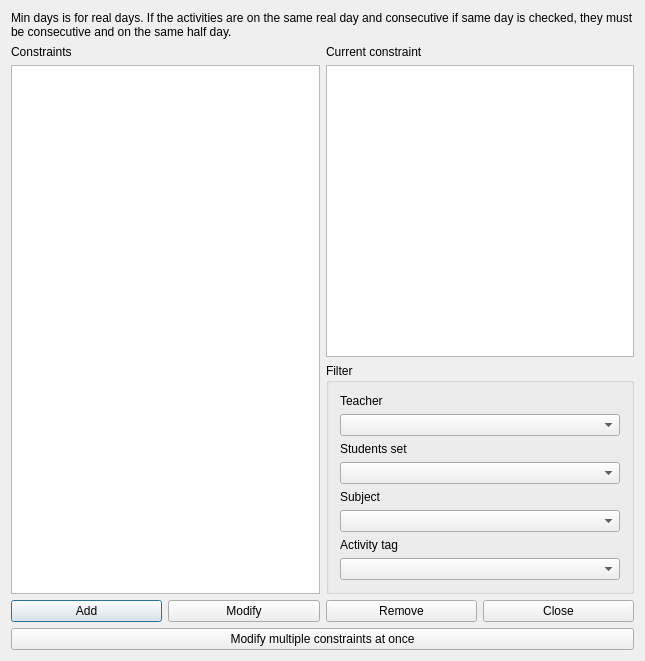
<?xml version="1.0" encoding="UTF-8"?>
<ui version="4.0">
 <class>ConstraintMinDaysBetweenActivitiesForm_template</class>
 <widget class="QDialog" name="ConstraintMinDaysBetweenActivitiesForm_template">
  <property name="geometry">
   <rect>
    <x>0</x>
    <y>0</y>
    <width>645</width>
    <height>661</height>
   </rect>
  </property>
  <property name="windowTitle">
   <string extracomment="This is the title of the dialog to see the list of all constraints of this type">Constraints min days between activities</string>
  </property>
  <layout class="QGridLayout" name="gridLayout_2">
   <item row="0" column="0">
    <widget class="QLabel" name="instructionsLabel">
     <property name="sizePolicy">
      <sizepolicy hsizetype="Minimum" vsizetype="Minimum">
       <horstretch>0</horstretch>
       <verstretch>0</verstretch>
      </sizepolicy>
     </property>
     <property name="text">
      <string>Min days is for real days. If the activities are on the same real day and consecutive if same day is checked, they must be consecutive and on the same half day.</string>
     </property>
     <property name="wordWrap">
      <bool>true</bool>
     </property>
    </widget>
   </item>
   <item row="1" column="0">
    <layout class="QHBoxLayout" name="horizontalLayout_2">
     <item>
      <layout class="QVBoxLayout" name="verticalLayout">
       <item>
        <widget class="QLabel" name="constraintsTextLabel">
         <property name="frameShape">
          <enum>QFrame::NoFrame</enum>
         </property>
         <property name="frameShadow">
          <enum>QFrame::Plain</enum>
         </property>
         <property name="text">
          <string>Constraints</string>
         </property>
         <property name="wordWrap">
          <bool>false</bool>
         </property>
        </widget>
       </item>
       <item>
        <widget class="QListWidget" name="constraintsListWidget"/>
       </item>
      </layout>
     </item>
     <item>
      <layout class="QVBoxLayout" name="verticalLayout_3">
       <item>
        <layout class="QVBoxLayout" name="verticalLayout_2">
         <item>
          <widget class="QLabel" name="currentConstraintTextLabel">
           <property name="text">
            <string>Current constraint</string>
           </property>
           <property name="wordWrap">
            <bool>false</bool>
           </property>
          </widget>
         </item>
         <item>
          <widget class="QPlainTextEdit" name="currentConstraintTextEdit"/>
         </item>
        </layout>
       </item>
       <item>
        <widget class="QGroupBox" name="filterGroupBox">
         <property name="title">
          <string>Filter</string>
         </property>
         <layout class="QGridLayout" name="gridLayout">
          <item row="0" column="0">
           <widget class="QLabel" name="teachersTextLabel">
            <property name="text">
             <string>Teacher</string>
            </property>
            <property name="wordWrap">
             <bool>false</bool>
            </property>
           </widget>
          </item>
          <item row="1" column="0">
           <widget class="QComboBox" name="teachersComboBox"/>
          </item>
          <item row="2" column="0">
           <widget class="QLabel" name="studentsTextLabel">
            <property name="text">
             <string>Students set</string>
            </property>
            <property name="wordWrap">
             <bool>false</bool>
            </property>
           </widget>
          </item>
          <item row="3" column="0">
           <widget class="QComboBox" name="studentsComboBox"/>
          </item>
          <item row="4" column="0">
           <widget class="QLabel" name="subjectsTextLabel">
            <property name="text">
             <string>Subject</string>
            </property>
            <property name="wordWrap">
             <bool>false</bool>
            </property>
           </widget>
          </item>
          <item row="5" column="0">
           <widget class="QComboBox" name="subjectsComboBox"/>
          </item>
          <item row="6" column="0">
           <widget class="QLabel" name="activityTagsTextLabel">
            <property name="text">
             <string>Activity tag</string>
            </property>
            <property name="wordWrap">
             <bool>false</bool>
            </property>
           </widget>
          </item>
          <item row="7" column="0">
           <widget class="QComboBox" name="activityTagsComboBox"/>
          </item>
         </layout>
        </widget>
       </item>
      </layout>
     </item>
    </layout>
   </item>
   <item row="2" column="0">
    <layout class="QHBoxLayout" name="horizontalLayout">
     <item>
      <widget class="QPushButton" name="addConstraintPushButton">
       <property name="text">
        <string>Add</string>
       </property>
      </widget>
     </item>
     <item>
      <widget class="QPushButton" name="modifyConstraintPushButton">
       <property name="text">
        <string>Modify</string>
       </property>
      </widget>
     </item>
     <item>
      <widget class="QPushButton" name="removeConstraintPushButton">
       <property name="text">
        <string>Remove</string>
       </property>
      </widget>
     </item>
     <item>
      <widget class="QPushButton" name="closePushButton">
       <property name="text">
        <string>Close</string>
       </property>
      </widget>
     </item>
    </layout>
   </item>
   <item row="3" column="0">
    <widget class="QPushButton" name="changeSelectivelyPushButton">
     <property name="text">
      <string>Modify multiple constraints at once</string>
     </property>
    </widget>
   </item>
  </layout>
 </widget>
 <layoutdefault spacing="6" margin="11"/>
 <resources/>
 <connections/>
</ui>
